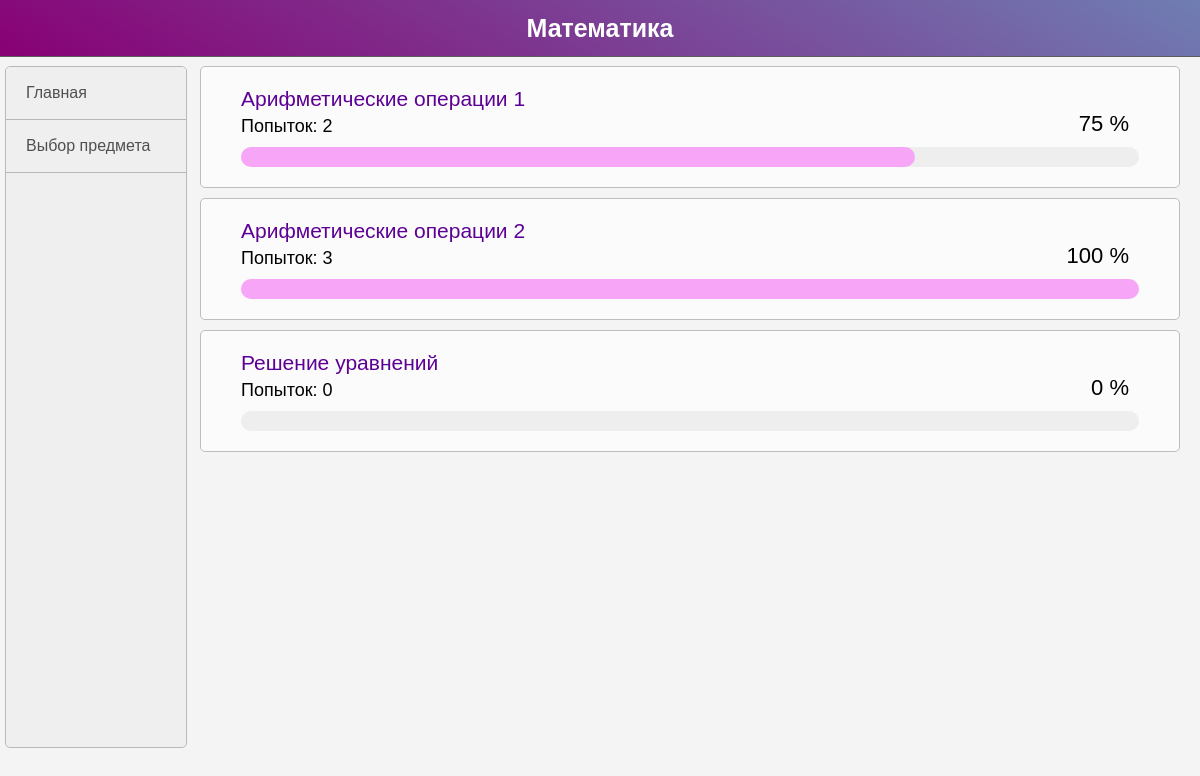
The page /tests_view?subject_id=1 (signed in) on the database its author committed.
### models.py (models this page shows, shortened)
class Subjects(db.Model):
    id = db.Column(db.Integer, primary_key=True)
    name = db.Column(db.String)

class Tests(db.Model):
    id = db.Column(db.Integer, primary_key=True)
    subject_id = db.Column(db.Integer, db.ForeignKey('subjects.id'))
    name = db.Column(db.String)

### main.py (the view)
@app.route('/tests_view')
@login_required
def tests_view():
    result = []
    for t in Tests.query.filter_by(subject_id=request.values['subject_id']):
        attempts_count = len(list(Attempt.query.filter_by(test_id=t.id, user_id=g.user.id)))
        questions_count = len(list(Questions.query.filter_by(test_id=t.id)))
        max_score = list(Attempt.query.with_entities(Attempt.test_id, Attempt.user_id, Attempt.score).group_by(Attempt.test_id, Attempt.user_id).filter_by(test_id=t.id, user_id=g.user.id).having(func.max(Attempt.score)))[0][2] / questions_count * 100 if attempts_count else 0
        result.append({**vars(t), 'max_score': round(max_score), 'attempts_count': attempts_count})
    return render_template('tests_view.html', tests=result, subjects=list(Subjects.query.all()), subject=Subjects.query.get(request.values['subject_id']))

### main.py (called while the page is built)
@app.before_request
def before_request():
    g.user = current_user
    g.id = 0 if not g.user.is_authenticated else g.user.id

### models.py (called while the page is built)
@lm.user_loader
def load_user(id):
    return Users.query.get(int(id))

### templates/tests_view.html (shortened to what this page needs)
{% extends "base.html" %}
{% block title %}{{subject.name}}{% endblock %}
{% block content %}
	{% for test in tests %}
		<div class=content-block>
			<div class=test-name> <a href="{{ url_for('attempts_view', test_id=test.id) }}">{{ test.name }}  </a></div>
			<div class="progress"> {{test.max_score}} %</div>
			<div class="attempts">Попыток: {{test.attempts_count}}</div>
			<div class="bar">
				<div id="{{ test.id }}" class="progress__bar"></div>
			</div>
		</div>
	{% endfor %}
{% endblock %}

### templates/base.html (style rules this page uses)
body { margin: 0px; font-family: sans-serif; background-color: #f4f4f4; }
.content-block { margin: 10px 20px 5px 20px; padding-left: 35px; border: 1px solid #bdbdbd; border-radius: 5px; background-color: #fbfbfb; padding: 20px 40px; }
a { text-decoration: none; }

### templates/tests_view.html (style rules this page uses)
.bar { width: 100%; height: 20px; background: #eee; border-radius: 25px; }
.progress__bar { top: 0; height: 20px; background: #f6f8; border-radius: 25px; }
.test-name { font-size: 21px; }
.attempts { margin: 5px 0 10px 0; font-size: 18px; }
.test-name a { color: #5d0095; }
.progress { float: right; font-size: 22px; margin: 0 10px 0 0; }

### rows shown on the page
Subjects: name "Математика"
Tests: name "Арифметические операции 1", max_score "75", attempts_count "2"
Tests: name "Арифметические операции 2", max_score "100", attempts_count "3"
Tests: name "Решение уравнений", max_score "0", attempts_count "0"
